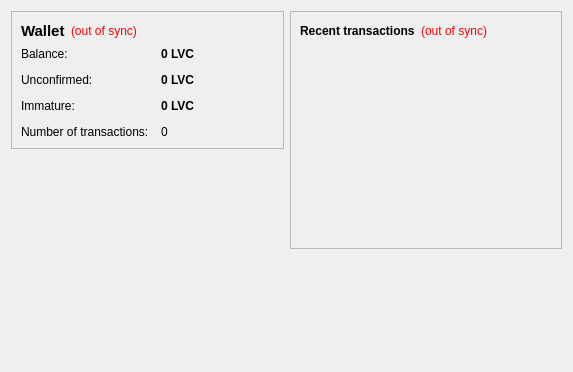
<?xml version="1.0" encoding="UTF-8"?>
<ui version="4.0">
 <class>OverviewPage</class>
 <widget class="QWidget" name="OverviewPage">
  <property name="geometry">
   <rect>
    <x>0</x>
    <y>0</y>
    <width>573</width>
    <height>372</height>
   </rect>
  </property>
  <property name="windowTitle">
   <string>Form</string>
  </property>
  <layout class="QHBoxLayout" name="horizontalLayout" stretch="1,1">
   <item>
    <layout class="QVBoxLayout" name="verticalLayout_2">
     <item>
      <widget class="QFrame" name="frame">
       <property name="frameShape">
        <enum>QFrame::StyledPanel</enum>
       </property>
       <property name="frameShadow">
        <enum>QFrame::Raised</enum>
       </property>
       <layout class="QVBoxLayout" name="verticalLayout_4">
        <item>
         <layout class="QHBoxLayout" name="horizontalLayout_4">
          <item>
           <widget class="QLabel" name="label_5">
            <property name="font">
             <font>
              <pointsize>11</pointsize>
              <weight>75</weight>
              <bold>true</bold>
             </font>
            </property>
            <property name="text">
             <string>Wallet</string>
            </property>
           </widget>
          </item>
          <item>
           <widget class="QLabel" name="labelWalletStatus">
            <property name="toolTip">
             <string>The displayed information may be out of date. Your wallet automatically synchronizes with the lovercoin network after a connection is established, but this process has not completed yet.</string>
            </property>
            <property name="styleSheet">
             <string notr="true">QLabel { color: red; }</string>
            </property>
            <property name="text">
             <string notr="true">(out of sync)</string>
            </property>
            <property name="alignment">
             <set>Qt::AlignLeading|Qt::AlignLeft|Qt::AlignVCenter</set>
            </property>
           </widget>
          </item>
          <item>
           <spacer name="horizontalSpacer_2">
            <property name="orientation">
             <enum>Qt::Horizontal</enum>
            </property>
            <property name="sizeHint" stdset="0">
             <size>
              <width>40</width>
              <height>20</height>
             </size>
            </property>
           </spacer>
          </item>
         </layout>
        </item>
        <item>
         <layout class="QFormLayout" name="formLayout_2">
          <property name="fieldGrowthPolicy">
           <enum>QFormLayout::AllNonFixedFieldsGrow</enum>
          </property>
          <property name="horizontalSpacing">
           <number>12</number>
          </property>
          <property name="verticalSpacing">
           <number>12</number>
          </property>
          <item row="0" column="0">
           <widget class="QLabel" name="label">
            <property name="text">
             <string>Balance:</string>
            </property>
           </widget>
          </item>
          <item row="0" column="1">
           <widget class="QLabel" name="labelBalance">
            <property name="font">
             <font>
              <weight>75</weight>
              <bold>true</bold>
             </font>
            </property>
            <property name="cursor">
             <cursorShape>IBeamCursor</cursorShape>
            </property>
            <property name="toolTip">
             <string>Your current balance</string>
            </property>
            <property name="text">
             <string notr="true">0 LVC</string>
            </property>
            <property name="textInteractionFlags">
             <set>Qt::LinksAccessibleByMouse|Qt::TextSelectableByKeyboard|Qt::TextSelectableByMouse</set>
            </property>
           </widget>
          </item>
          <item row="1" column="0">
           <widget class="QLabel" name="label_3">
            <property name="text">
             <string>Unconfirmed:</string>
            </property>
           </widget>
          </item>
          <item row="1" column="1">
           <widget class="QLabel" name="labelUnconfirmed">
            <property name="font">
             <font>
              <weight>75</weight>
              <bold>true</bold>
             </font>
            </property>
            <property name="cursor">
             <cursorShape>IBeamCursor</cursorShape>
            </property>
            <property name="toolTip">
             <string>Total of transactions that have yet to be confirmed, and do not yet count toward the current balance</string>
            </property>
            <property name="text">
             <string notr="true">0 LVC</string>
            </property>
            <property name="textInteractionFlags">
             <set>Qt::LinksAccessibleByMouse|Qt::TextSelectableByKeyboard|Qt::TextSelectableByMouse</set>
            </property>
           </widget>
          </item>
          <item row="3" column="0">
           <widget class="QLabel" name="label_2">
            <property name="text">
             <string>Number of transactions:</string>
            </property>
           </widget>
          </item>
          <item row="3" column="1">
           <widget class="QLabel" name="labelNumTransactions">
            <property name="toolTip">
             <string>Total number of transactions in wallet</string>
            </property>
            <property name="text">
             <string notr="true">0</string>
            </property>
           </widget>
          </item>
          <item row="2" column="0">
           <widget class="QLabel" name="labelImmatureText">
            <property name="text">
             <string>Immature:</string>
            </property>
           </widget>
          </item>
          <item row="2" column="1">
           <widget class="QLabel" name="labelImmature">
            <property name="font">
             <font>
              <weight>75</weight>
              <bold>true</bold>
             </font>
            </property>
            <property name="toolTip">
             <string>Mined balance that has not yet matured</string>
            </property>
            <property name="text">
             <string notr="true">0 LVC</string>
            </property>
            <property name="textInteractionFlags">
             <set>Qt::LinksAccessibleByMouse|Qt::TextSelectableByKeyboard|Qt::TextSelectableByMouse</set>
            </property>
           </widget>
          </item>
         </layout>
        </item>
       </layout>
      </widget>
     </item>
     <item>
      <spacer name="verticalSpacer">
       <property name="orientation">
        <enum>Qt::Vertical</enum>
       </property>
       <property name="sizeHint" stdset="0">
        <size>
         <width>20</width>
         <height>40</height>
        </size>
       </property>
      </spacer>
     </item>
    </layout>
   </item>
   <item>
    <layout class="QVBoxLayout" name="verticalLayout_3">
     <item>
      <widget class="QFrame" name="frame_2">
       <property name="frameShape">
        <enum>QFrame::StyledPanel</enum>
       </property>
       <property name="frameShadow">
        <enum>QFrame::Raised</enum>
       </property>
       <layout class="QVBoxLayout" name="verticalLayout">
        <item>
         <layout class="QHBoxLayout" name="horizontalLayout_2">
          <item>
           <widget class="QLabel" name="label_4">
            <property name="text">
             <string>&lt;b&gt;Recent transactions&lt;/b&gt;</string>
            </property>
           </widget>
          </item>
          <item>
           <widget class="QLabel" name="labelTransactionsStatus">
            <property name="toolTip">
             <string>The displayed information may be out of date. Your wallet automatically synchronizes with the lovercoin network after a connection is established, but this process has not completed yet.</string>
            </property>
            <property name="styleSheet">
             <string notr="true">QLabel { color: red; }</string>
            </property>
            <property name="text">
             <string notr="true">(out of sync)</string>
            </property>
            <property name="alignment">
             <set>Qt::AlignRight|Qt::AlignTrailing|Qt::AlignVCenter</set>
            </property>
           </widget>
          </item>
          <item>
           <spacer name="horizontalSpacer">
            <property name="orientation">
             <enum>Qt::Horizontal</enum>
            </property>
            <property name="sizeHint" stdset="0">
             <size>
              <width>40</width>
              <height>20</height>
             </size>
            </property>
           </spacer>
          </item>
         </layout>
        </item>
        <item>
         <widget class="QListView" name="listTransactions">
          <property name="styleSheet">
           <string notr="true">QListView { background: transparent; }</string>
          </property>
          <property name="frameShape">
           <enum>QFrame::NoFrame</enum>
          </property>
          <property name="verticalScrollBarPolicy">
           <enum>Qt::ScrollBarAlwaysOff</enum>
          </property>
          <property name="horizontalScrollBarPolicy">
           <enum>Qt::ScrollBarAlwaysOff</enum>
          </property>
          <property name="selectionMode">
           <enum>QAbstractItemView::NoSelection</enum>
          </property>
         </widget>
        </item>
       </layout>
      </widget>
     </item>
     <item>
      <widget class="QLabel" name="label_7">
       <property name="font">
        <font>
         <family>AcadEref</family>
         <pointsize>16</pointsize>
        </font>
       </property>
       <property name="text">
        <string/>
       </property>
       <property name="textFormat">
        <enum>Qt::RichText</enum>
       </property>
       <property name="alignment">
        <set>Qt::AlignCenter</set>
       </property>
       <property name="openExternalLinks">
        <bool>true</bool>
       </property>
      </widget>
     </item>
     <item>
      <spacer name="verticalSpacer_2">
       <property name="orientation">
        <enum>Qt::Vertical</enum>
       </property>
       <property name="sizeHint" stdset="0">
        <size>
         <width>20</width>
         <height>40</height>
        </size>
       </property>
      </spacer>
     </item>
    </layout>
   </item>
  </layout>
 </widget>
 <resources/>
 <connections/>
</ui>
